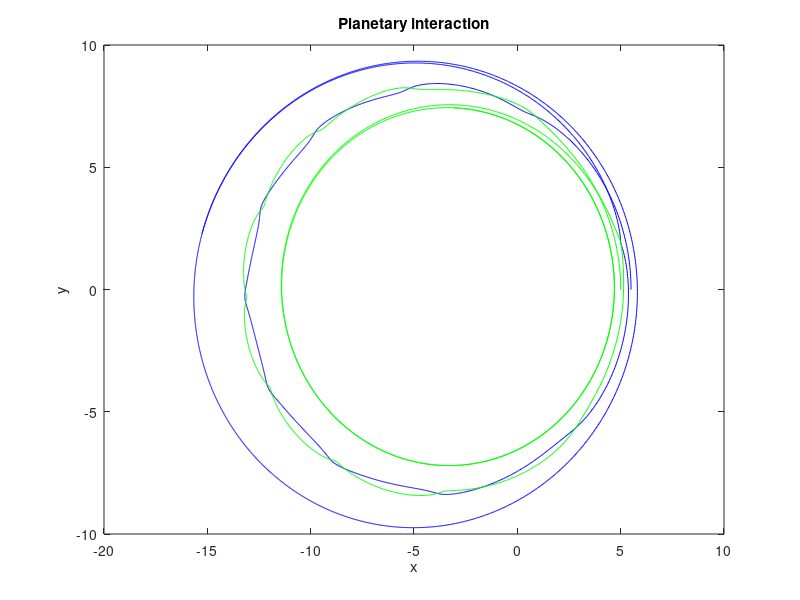
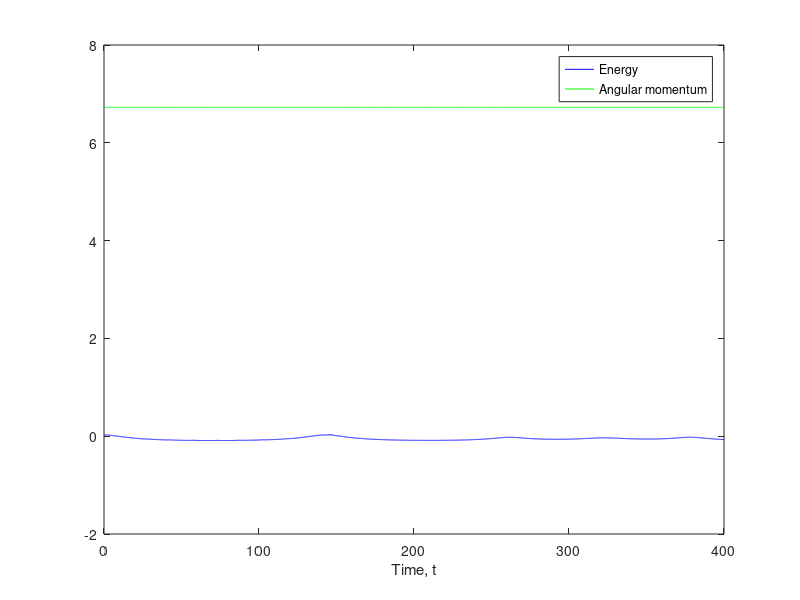

The MATLAB source for these figures, in order:
%Two-body problem

m1 = 1;%1
m2 = 1;%1
M = 1000;%1000
r01 = 1;
r02 = 1;
v01 = 1;
v02 = 1;
Fx1 = [];
Fx2 = [];
Fy1 = [];
Fy2 = [];
G = 0.001;%m^3 kg^-1 s^-2
ux1 = [];
ux2 = [];
uy1 = [];
uy2 = [];
u1 = [];
u2 = [];
x1 = [];
x2 = [];
y1 = [];
y2 = [];
R1 = [];
R2 = [];
R12 = [];
E = [];
L = [];
i = 1;
dtau = 0.1;%0.01

x1(end+1) = 5.5/r01;% x1 = 5.5
x2(end+1) = 5/r02;% x2 = -3.5, set this to 5 ...
y1(end+1) = 0/r01;% y1 = 0
y2(end+1) = 0/r02;% y2 = 0
ux1(end+1) = 0/v01;% ux1 = 0
ux2(end+1) = 0/v02;% ux2 = 0
uy1(end+1) = 0.65/v01;% uy1 = 0.55, this to 0.65 ...
uy2(end+1) = 0.63/v02;% uy2 = -0.65, and this to 0.63 to see how the planets affect each other!
u1(end+1) = sqrt(ux1(i)^2 + uy1(i)^2);
u2(end+1) = sqrt(ux2(i)^2 + uy2(i)^2);
R1(end+1) = sqrt(x1(1)^2 + y1(1)^2);
R2(end+1) = sqrt(x2(1)^2 + y2(1)^2);
R12(end+1) = sqrt((x1(1)-x2(1))^2 + (y1(1) - y2(1))^2);
Fx1(end+1) = -G*M*(x1(1))/(r01*v01*v01*(R1(i))^3) ...
    - G*m2*(x1(1) - x2(1))/(r01*v01*v01*(R12(i))^3);
Fx2(end+1) = -G*M*(x2(1))/(r02*v02*v02*(R2(i))^3) ...
    + G*m1*(x1(1) - x2(1))/(r02*v02*v02*(R12(i))^3);
Fy1(end+1) = -G*M*(y1(1))/(r01*v01*v01*R1(i)^3) ...
    - G*m2*(y1(1) - y2(1))/(r01*v01*v01*R12(i)^3);
Fy2(end+1) = -G*M*(y2(1))/(r02*v02*v02*R2(i)^3) ...
    + G*m1*(y1(1) - y2(1))/(r02*v02*v02*R12(i)^3);


for t = 0:dtau:400
    ux1mid = ux1(i) + 0.5*r01*dtau*Fx1(i)/v01;
    ux2mid = ux2(i) + 0.5*r02*dtau*Fx2(i)/v02;
    uy1mid = uy1(i) + 0.5*r01*dtau*Fy1(i)/v01;
    uy2mid = uy2(i) + 0.5*r02*dtau*Fy2(i)/v02;
    
    x1(end+1) = x1(i) + ux1mid*dtau*r01/v01;
    x2(end+1) = x2(i) + ux2mid*dtau*r02/v02;
    y1(end+1) = y1(i) + uy1mid*dtau*r01/v01;
    y2(end+1) = y2(i) + uy2mid*dtau*r02/v02;
    
    %figure(1)
    %plot(x1, y1, 'b', x2, y2, 'g');
    %xlabel('x');
    %ylabel('y');
    %axis([-20 10 -10 10]);
    
    i = i + 1;
    
    R1(end+1) = sqrt(x1(i)^2 + y1(i)^2);
    R2(end+1) = sqrt(x2(i)^2 + y2(i)^2);
    R12(end+1) = sqrt((x1(i)-x2(i))^2 + (y1(i) - y2(i))^2);
    Fx1(end+1) = -G*M*(x1(i))/(r01*v01*v01*(R1(i))^3) ...
    - G*m2*(x1(i) - x2(i))/(r01*v01*v01*(R12(i))^3);
    Fx2(end+1) = -G*M*(x2(i))/(r02*v02*v02*(R2(i))^3) ...
    + G*m1*(x1(i) - x2(i))/(r02*v02*v02*(R12(i))^3);
    Fy1(end+1) = -G*M*(y1(i))/(r01*v01*v01*(R1(i)^3)) ...
    - G*m2*(y1(i) - y2(i))/(R12(i)^3);
    Fy2(end+1) = -G*M*(y2(i))/(r02*v02*v02*(R2(i)^3)) ...
    + G*m1*(y1(i) - y2(i))/(R12(i)^3);
    ux1(end+1) = ux1mid + dtau*Fx1(i);
    ux2(end+1) = ux2mid + dtau*Fx2(i);
    uy1(end+1) = uy1mid + dtau*Fy1(i);
    uy2(end+1) = uy2mid + dtau*Fy2(i);
    u1(end+1) = sqrt(ux1(i)^2 + uy1(i)^2);
    u2(end+1) = sqrt(ux2(i)^2 + uy2(i)^2);
    
    E(end+1) = 0.5*u1(i)*u1(i) + 0.5*u2(i)*u2(i) ...
        - (G*M*m1)/(R1(i)) - (G*M*m2)/(R2(i)) - (G*m1*m2)/(R12(i));
    L(end+1) = m1*x1(i)*uy1(i) - m1*y1(i)*ux1(i) ...
        + m2*x2(i)*uy2(i) - m2*y2(i)*ux2(i);
end


t = 0:dtau:400;

figure(1)
plot(x1, y1, 'b', x2, y2, 'g');
xlabel('x');
ylabel('y');
title('Planetary interaction');

figure(2)
plot(t, E, 'b', t, L, 'g');
xlabel('Time, t');
legend('Energy', 'Angular momentum');

